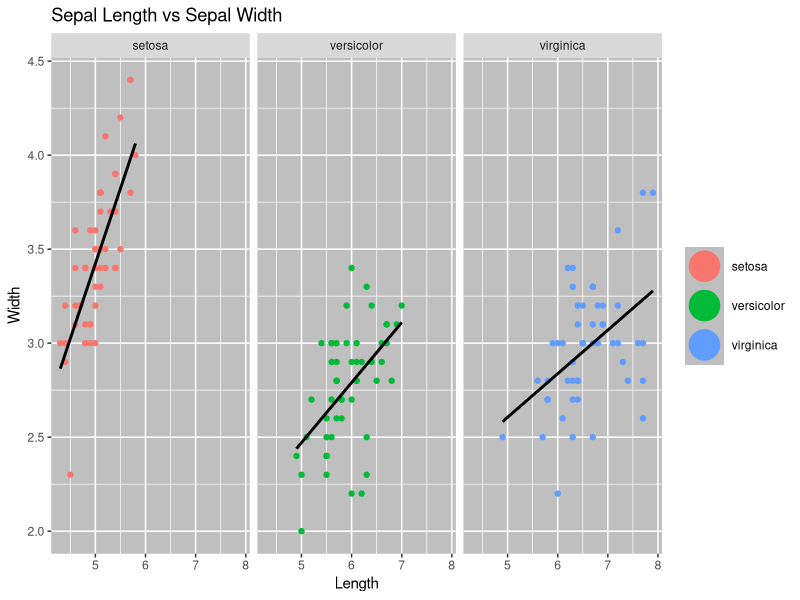

Reproduce this figure in R.
#load in libraries
library(ggplot2)

#load in built in dataset
data <- iris

#basic scatter plot
g <- ggplot(data = iris, aes(Sepal.Length, Sepal.Width, color=factor(Species))) + geom_point()

#lets get a title and axis labels in the mix
g <- g + labs(x="Length", y="Width", title="Sepal Length vs Sepal Width")

#lets say we want to then color the graph by species of iris
#color is then specified in aes because it is a function of the dataset
#otherwise color would be specified in geom_point()


#legend title is ugly
g <- g + theme(legend.title=element_blank())

#and the legend dots are tiny
g <- g + guides(color = guide_legend(override.aes = list(size = 10)))

#much better

#shall we change the background color?
g <- g + theme(panel.background = element_rect(fill = "grey75"))

#hm you know I changed my mind about all the species being on one graph, lets put it on three


#lets add a line to those plots!
g <- g + facet_wrap(~Species, nrow = 1)

#that isn't quite what we were looking for, lets do a best fit instead
g <- g + stat_smooth(method = "lm", se=FALSE, col="black")

#you can get all sorts of funky themes in the mix
#https://github.com/jrnold/ggthemes
library(ggthemes)

#NEAT

#plotting
